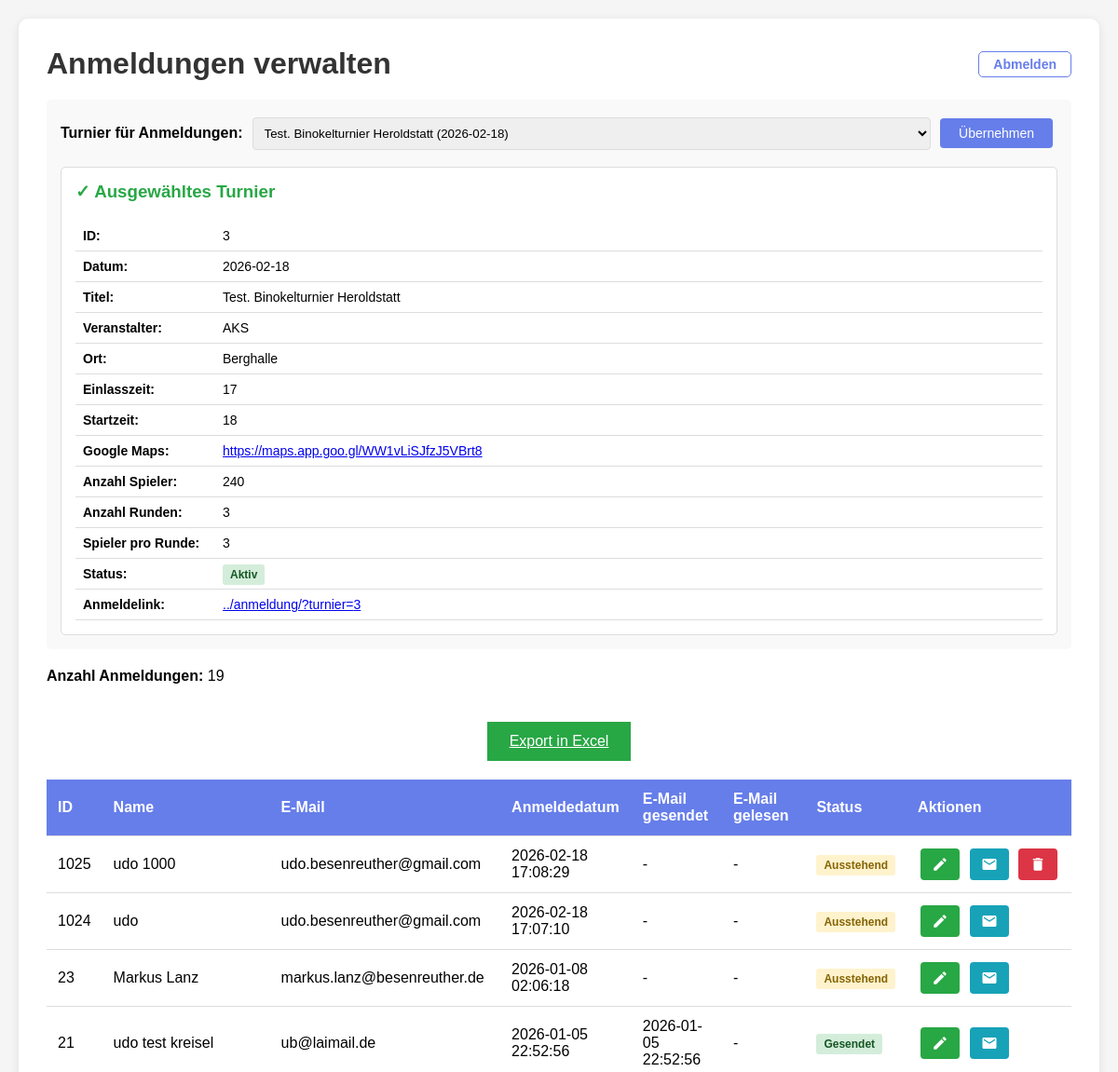
Before: /data/admin.php (signed in, upper part) with the older database file.
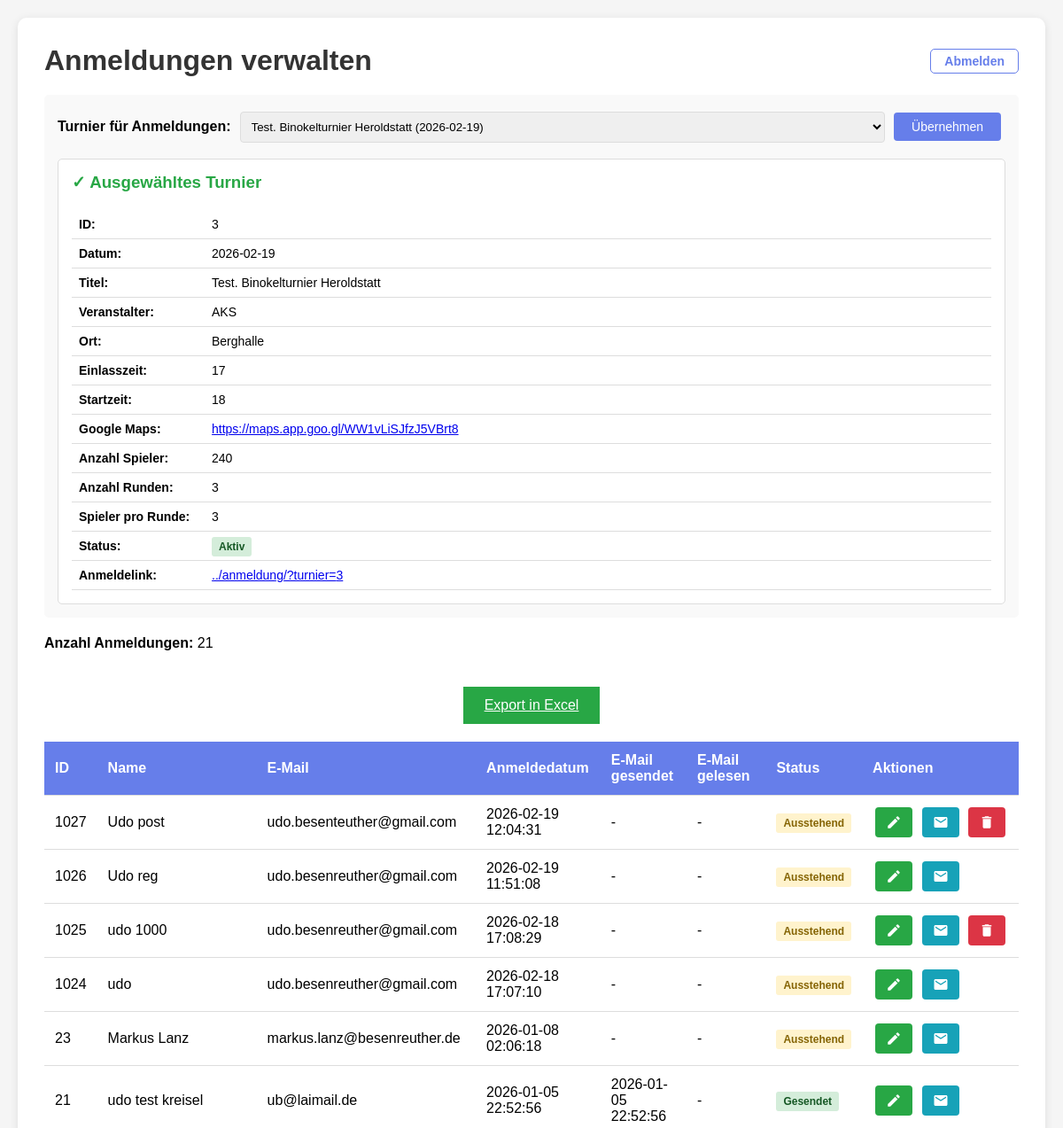
After: the same page with the newer database file.
### tables this page shows
CREATE TABLE config (
        schluessel TEXT PRIMARY KEY,
        wert TEXT
    );

CREATE TABLE turnier (
        id INTEGER PRIMARY KEY AUTOINCREMENT,
        datum TEXT NOT NULL,
        titel TEXT NOT NULL,
        veranstalter TEXT NOT NULL,
        ort TEXT NOT NULL,
        erstellt_am TEXT DEFAULT CURRENT_TIMESTAMP,
        aktiv INTEGER DEFAULT 1
    , anzahl_spieler INTEGER DEFAULT 0, anzahl_runden INTEGER DEFAULT 3, spieler_pro_runde INTEGER DEFAULT 3, aktive_runde INTEGER DEFAULT NULL, aktive_ergebnis_runde INTEGER DEFAULT NULL, googlemaps_link TEXT DEFAULT NULL, startzeit TEXT DEFAULT NULL, einlasszeit TEXT DEFAULT NULL);

CREATE TABLE anmeldungen (id INTEGER PRIMARY KEY AUTOINCREMENT, anmeldedatum TEXT NOT NULL, name TEXT NOT NULL, email TEXT NOT NULL, mobilnummer TEXT, tracking_code TEXT, email_gesendet TEXT, email_gelesen TEXT, turnier_id INTEGER DEFAULT NULL, "alter" INTEGER, name_auf_wertungsliste INTEGER DEFAULT 0);

### turnier/config.php (called while the page is built, shortened)
<?php
function getAllTurniere() {
    $db = getDB();
    $stmt = $db->query("SELECT * FROM turnier ORDER BY datum DESC, id DESC");
    return $stmt->fetchAll(PDO::FETCH_ASSOC);
}
function getTurnierById($id) {
    $db = getDB();
    $stmt = $db->prepare("SELECT * FROM turnier WHERE id = ?");
    $stmt->execute([$id]);
    return $stmt->fetch(PDO::FETCH_ASSOC);
}

### data/admin.php (the view, shortened to what the changed rows need)
    <?php
require_once __DIR__ . '/../anmeldung/config.php';
require_once __DIR__ . '/../turnier/config.php';
$db = getDB();
$selectedTurnierId = null;
try {
    $stmt = $db->prepare("SELECT wert FROM config WHERE schluessel = ?");
    $stmt->execute(['default_turnier_id']);
    $result = $stmt->fetch(PDO::FETCH_ASSOC);
    if ($result && !empty($result['wert'])) {
        $selectedTurnierId = intval($result['wert']);
    }
} catch (PDOException $e) {
}
$selectedTurnier = null;
if ($selectedTurnierId) {
    $selectedTurnier = getTurnierById($selectedTurnierId);
}
$alleTurniere = getAllTurniere();
if ($selectedTurnierId) {
    $stmt = $db->prepare("SELECT * FROM anmeldungen WHERE turnier_id = ? ORDER BY anmeldedatum DESC");
    $stmt->execute([$selectedTurnierId]);
    $anmeldungen = $stmt->fetchAll(PDO::FETCH_ASSOC);
} else {
    $anmeldungen = [];
}
?>
<!DOCTYPE html>
<html lang="de">
<head>
</head>
<body>
    <div class="container">
        <h1>
            Anmeldungen verwalten
            <a href="?logout=1" class="logout">Abmelden</a>
        </h1>
        <div style="margin-bottom: 20px; padding: 15px; background: #f9f9f9; border-radius: 5px;">
            <form method="POST" style="display: flex; align-items: center; gap: 10px;">
                <label for="turnier_id" style="font-weight: bold;">Turnier für Anmeldungen:</label>
                <select name="turnier_id" id="turnier_id" style="flex: 1; padding: 8px; border: 1px solid #ddd; border-radius: 4px;">
                    <?php foreach ($alleTurniere as $turnier): ?>
                        <option value="<?php echo $turnier['id']; ?>" <?php echo ($selectedTurnierId == $turnier['id']) ? 'selected' : ''; ?>>
                            <?php echo htmlspecialchars($turnier['titel'] . ' (' . $turnier['datum'] . ')'); ?>
                        </option>
                    <?php endforeach; ?>
                </select>
                <button type="submit" style="padding: 8px 20px; background: #667eea; color: white; border: none; border-radius: 4px; cursor: pointer;">Übernehmen</button>
            </form>
            <?php if ($selectedTurnier): ?>
                <div style="margin-top: 15px; padding: 15px; background: white; border: 1px solid #ddd; border-radius: 5px;">
                    <h3 style="margin-top: 0; margin-bottom: 15px; color: #28a745;">✓ Ausgewähltes Turnier</h3>
                    <table style="width: 100%; border-collapse: collapse; font-size: 14px;">
                        <tr>
                            <td style="padding: 8px; font-weight: bold; width: 150px; vertical-align: top;">ID:</td>
                            <td style="padding: 8px;"><?php echo htmlspecialchars($selectedTurnier['id']); ?></td>
                        </tr>
                        <tr>
                            <td style="padding: 8px; font-weight: bold; vertical-align: top;">Datum:</td>
                            <td style="padding: 8px;"><?php echo htmlspecialchars($selectedTurnier['datum']); ?></td>
                        </tr>
                        <tr>
                            <td style="padding: 8px; font-weight: bold; vertical-align: top;">Titel:</td>
                            <td style="padding: 8px;"><?php echo htmlspecialchars($selectedTurnier['titel']); ?></td>
                        </tr>
                        <tr>
                            <td style="padding: 8px; font-weight: bold; vertical-align: top;">Veranstalter:</td>
                            <td style="padding: 8px;"><?php echo htmlspecialchars($selectedTurnier['veranstalter']); ?></td>
                        </tr>
                        <tr>
                            <td style="padding: 8px; font-weight: bold; vertical-align: top;">Ort:</td>
                            <td style="padding: 8px;"><?php echo htmlspecialchars($selectedTurnier['ort']); ?></td>
                        </tr>
                        <tr>
                            <td style="padding: 8px; font-weight: bold; vertical-align: top;">Einlasszeit:</td>
                            <td style="padding: 8px;"><?php echo !empty($selectedTurnier['einlasszeit']) ? htmlspecialchars($selectedTurnier['einlasszeit']) : '<em style="color: #999;">nicht angegeben</em>'; ?></td>
                        </tr>
                        <tr>
                            <td style="padding: 8px; font-weight: bold; vertical-align: top;">Startzeit:</td>
                            <td style="padding: 8px;"><?php echo !empty($selectedTurnier['startzeit']) ? htmlspecialchars($selectedTurnier['startzeit']) : '<em style="color: #999;">nicht angegeben</em>'; ?></td>
                        </tr>
                        <tr>
                            <td style="padding: 8px; font-weight: bold; vertical-align: top;">Google Maps:</td>
                            <td style="padding: 8px;">
                                <?php if (!empty($selectedTurnier['googlemaps_link'])): ?>
                                    <a href="<?php echo htmlspecialchars($selectedTurnier['googlemaps_link']); ?>" target="_blank"><?php echo htmlspecialchars($selectedTurnier['googlemaps_link']); ?></a>
                                <?php else: ?>
                                    <em style="color: #999;">nicht angegeben</em>
                                <?php endif; ?>
                            </td>
                        </tr>
                        <tr>
                            <td style="padding: 8px; font-weight: bold; vertical-align: top;">Anzahl Spieler:</td>
                            <td style="padding: 8px;"><?php echo htmlspecialchars($selectedTurnier['anzahl_spieler'] ?? '0'); ?></td>
                        </tr>
                        <tr>
                            <td style="padding: 8px; font-weight: bold; vertical-align: top;">Anzahl Runden:</td>
                            <td style="padding: 8px;"><?php echo htmlspecialchars($selectedTurnier['anzahl_runden'] ?? '3'); ?></td>
                        </tr>
                        <tr>
                            <td style="padding: 8px; font-weight: bold; vertical-align: top;">Spieler pro Runde:</td>
                            <td style="padding: 8px;"><?php echo htmlspecialchars($selectedTurnier['spieler_pro_runde'] ?? '3'); ?></td>
                        </tr>
                        <tr>
                            <td style="padding: 8px; font-weight: bold; vertical-align: top;">Status:</td>
                            <td style="padding: 8px;">
                                <?php if ($selectedTurnier['aktiv'] == 1): ?>
                                    <span style="padding: 4px 8px; background: #d4edda; color: #155724; border-radius: 3px; font-size: 12px; font-weight: bold;">Aktiv</span>
                                <?php else: ?>
                                    <span style="padding: 4px 8px; background: #f8d7da; color: #721c24; border-radius: 3px; font-size: 12px; font-weight: bold;">Inaktiv</span>
                                <?php endif; ?>
                            </td>
                        </tr>
                        <tr>
                            <td style="padding: 8px; font-weight: bold; vertical-align: top;">Anmeldelink:</td>
                            <td style="padding: 8px;">
                                <a href="../anmeldung/?turnier=<?php echo $selectedTurnier['id']; ?>" target="_blank">../anmeldung/?turnier=<?php echo $selectedTurnier['id']; ?></a>
                            </td>
                        </tr>
                    </table>
                </div>
            <?php else: ?>
                <p style="margin-top: 10px; color: #dc3545; font-weight: bold;">
                    ⚠ Kein Turnier ausgewählt. Anmeldungen werden keinem Turnier zugeordnet.
                </p>
            <?php endif; ?>
        </div>
        <p><strong>Anzahl Anmeldungen:</strong> <?php echo count($anmeldungen); ?>
        </p>
        <?php if ($selectedTurnierId): ?>
            <div class="export-container export-container-top">
                <a href="?export=excel" class="btn-export">Export in Excel</a>
            </div>
        <?php endif; ?>
        <?php if (empty($anmeldungen) && $selectedTurnierId): ?>
            <p style="margin-top: 20px; color: #666; font-style: italic;">Keine Anmeldungen für dieses Turnier vorhanden.</p>
        <?php elseif (empty($anmeldungen) && !$selectedTurnierId): ?>
            <p style="margin-top: 20px; color: #dc3545; font-weight: bold;">Bitte wählen Sie ein Turnier aus, um die Anmeldungen zu sehen.</p>
        <?php else: ?>
        <table>
            <thead>
                <tr>
                    <th>ID</th>
                    <th class="name-column">Name</th>
                    <th class="email-column">E-Mail</th>
                    <th>Anmeldedatum</th>
                    <th>E-Mail gesendet</th>
                    <th>E-Mail gelesen</th>
                    <th>Status</th>
                    <th>Aktionen</th>
                </tr>
            </thead>
            <tbody>
                <?php foreach ($anmeldungen as $anmeldung): ?>
                    <tr id="row-<?php echo $anmeldung['id']; ?>">
                        <td><?php echo htmlspecialchars($anmeldung['id']); ?></td>
                        <td class="name-column name-<?php echo $anmeldung['id']; ?>"><?php echo htmlspecialchars($anmeldung['name']); ?></td>
                        <td class="email-column email-<?php echo $anmeldung['id']; ?>"><?php echo htmlspecialchars($anmeldung['email']); ?></td>
                        <td><?php echo htmlspecialchars($anmeldung['anmeldedatum'] ?? '-'); ?></td>
                        <td><?php echo htmlspecialchars($anmeldung['email_gesendet'] ?? '-'); ?></td>
                        <td><?php echo htmlspecialchars($anmeldung['email_gelesen'] ?? '-'); ?></td>
                        <td>
                            <?php
                            if (!empty($anmeldung['email_gelesen'])) {
                                echo '<span class="status status-read">Gelesen</span>';
                            } elseif (!empty($anmeldung['email_gesendet'])) {
                                echo '<span class="status status-sent">Gesendet</span>';
                            } else {
                                echo '<span class="status status-pending">Ausstehend</span>';
                            }
                            ?>
                        </td>
                        <td>
                            <button class="icon-btn icon-btn-edit" onclick="editRow(<?php echo $anmeldung['id']; ?>)" title="Bearbeiten">
                                <svg xmlns="http://www.w3.org/2000/svg" viewBox="0 0 24 24">
                                    <path d="M3 17.25V21h3.75L17.81 9.94l-3.75-3.75L3 17.25zM20.71 7.04c.39-.39.39-1.02 0-1.41l-2.34-2.34c-.39-.39-1.02-.39-1.41 0l-1.83 1.83 3.75 3.75 1.83-1.83z"/>
                                </svg>
                            </button>
                            <button class="icon-btn icon-btn-resend" onclick="resendEmail(<?php echo $anmeldung['id']; ?>)" title="Mail erneut senden">
                                <svg xmlns="http://www.w3.org/2000/svg" viewBox="0 0 24 24">
                                    <path d="M20 4H4c-1.1 0-1.99.9-1.99 2L2 18c0 1.1.9 2 2 2h16c1.1 0 2-.9 2-2V6c0-1.1-.9-2-2-2zm0 4l-8 5-8-5V6l8 5 8-5v2z"/>
                                </svg>
                            </button>
                            <?php if (!isset($anmeldung['is_registered']) || !$anmeldung['is_registered']): ?>
                            <button class="icon-btn icon-btn-delete" onclick="deleteRow(<?php echo $anmeldung['id']; ?>)" title="Löschen">
                                <svg xmlns="http://www.w3.org/2000/svg" viewBox="0 0 24 24">
                                    <path d="M6 19c0 1.1.9 2 2 2h8c1.1 0 2-.9 2-2V7H6v12zM19 4h-3.5l-1-1h-5l-1 1H5v2h14V4z"/>
                                </svg>
                            </button>
                            <?php endif; ?>
                        </td>
                    </tr>
                <?php endforeach; ?>
            </tbody>
        </table>
        <?php endif; ?>
    </div>
</body>
</html>

Changed rows visible on the page:
changed through a linked row, config: turnier_id "Test. Binokelturnier Heroldstatt (2026-02-18)" → "Test. Binokelturnier Heroldstatt (2026-02-19)"
changed turnier "Test. Binokelturnier Heroldstatt": datum "2026-02-18" → "2026-02-19"
added anmeldungen: id "1027", name "Udo post", email "udo.besenteuther@gmail.com", anmeldedatum "2026-02-19 12:04:31", email_gesendet "-", email_gelesen "-", shows "Ausstehend"
added anmeldungen: id "1026", name "Udo reg", email "udo.besenreuther@gmail.com", anmeldedatum "2026-02-19 11:51:08", email_gesendet "-", email_gelesen "-", shows "Ausstehend"
Other visible differences:
count($anmeldungen): "19" → "21"
